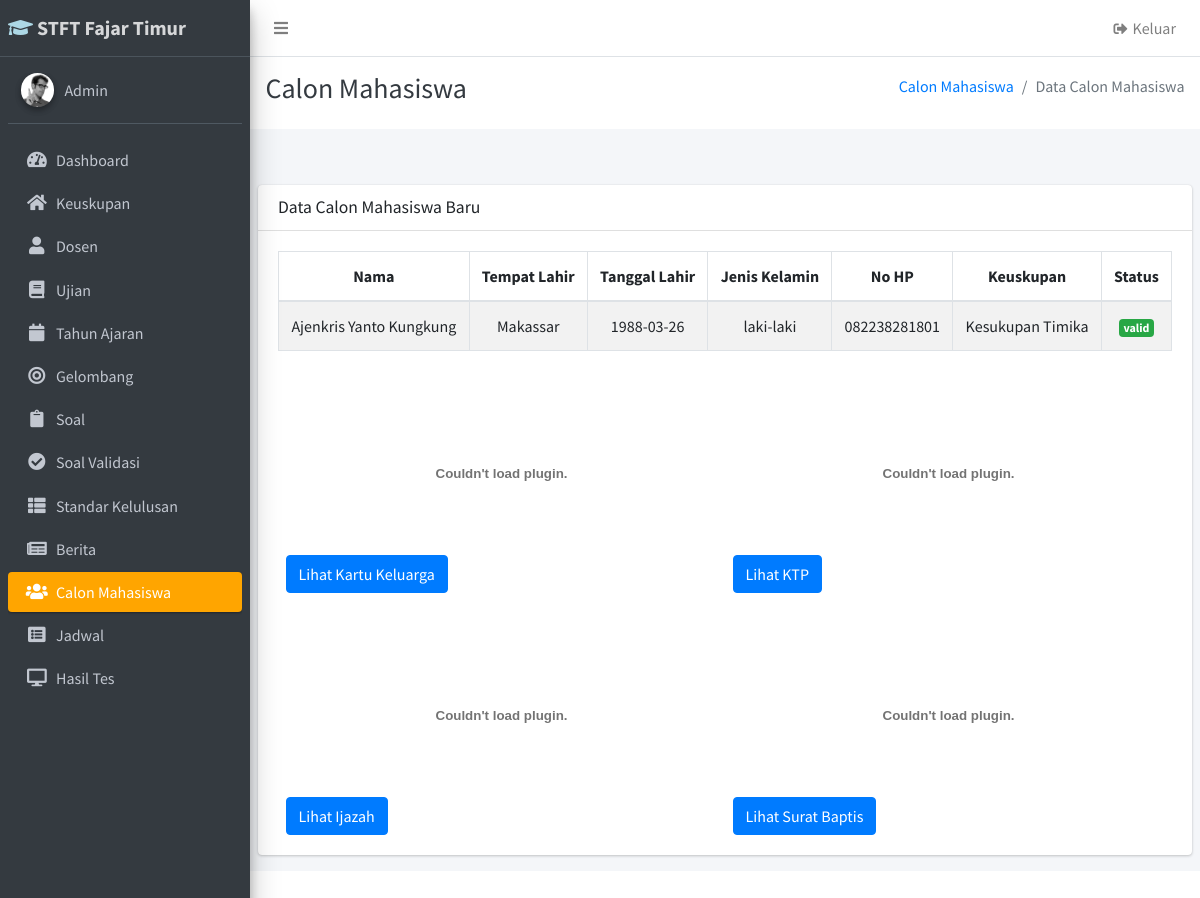
The page /admin/lihat_berkas/MB-618ca2c0d2559 on the database its author committed.
### tables this page shows
CREATE TABLE `data_diri` (
  `kd_maba` varchar(9) NOT NULL,
  `nama` varchar(100) NOT NULL,
  `username` varchar(10) NOT NULL,
  `password` varchar(10) NOT NULL,
  `tempat_lahir` varchar(50) NOT NULL,
  `tanggal_lahir` date NOT NULL,
  `jenis_kelamin` varchar(10) NOT NULL,
  `no_hp` varchar(12) NOT NULL,
  `kd_keuskupan` varchar(4) NOT NULL,
  `ktp` varchar(100) NOT NULL,
  `kartu_keluarga` varchar(100) NOT NULL,
  `surat_baptis` varchar(100) NOT NULL,
  `ijazah` varchar(100) NOT NULL,
  `kd_tahun_ajaran` varchar(255) DEFAULT NULL,
  `kd_gelombang` varchar(255) DEFAULT NULL,
  PRIMARY KEY (`kd_maba`)
);

CREATE TABLE `asal_keuskupan` (
  `kd_keuskupan` varchar(4) NOT NULL,
  `nama_keuskupan` varchar(100) NOT NULL,
  `alamat` text NOT NULL,
  PRIMARY KEY (`kd_keuskupan`)
);

### application/controllers/Admin.php (called while the page is built, shortened)
<?php
class Admin extends CI_Controller
{
    public function __construct()
    {
        $this->load->library('Mylib');
    }
    public function lihat_berkas($id)
    {
        $data['maba'] = $this->Admin_model->berkas($id);
        $data['user'] = $this->Maba_model->userLogin();
        $this->load->view('templates/admin/header');
        $this->load->view('templates/admin/sidebar', $data);
        $this->load->view('templates/admin/topbar');
        $this->load->view('admin/lihat_berkas', $data);
        $this->load->view('templates/admin/footer');
    }
}

### index.php (called while the page is built, shortened)
<?php
require_once BASEPATH.'core/CodeIgniter.php';

### application/models/Admin_model.php (called while the page is built, shortened)
<?php
class Admin_model extends CI_model
{
    public function berkas($id)
    {
        $this->db->select('*');
        $this->db->from('data_diri');
        $this->db->join('daftar', 'data_diri.kd_maba=daftar.kd_maba');
        $this->db->join('asal_keuskupan', 'data_diri.kd_keuskupan=asal_keuskupan.kd_keuskupan');
        $this->db->where('kd_daftar', $id);
        $result = $this->db->get()->row_array();
        return $result;
    }
}

### application/views/admin/lihat_berkas.php (the view, shortened to what this page needs)
<div class="content-wrapper">
<div class="content-header bg-white mb-2">
      <div class="container-fluid">
        <div class="row mb-2">
          <div class="col-sm-6">
            <h3 class="m-0 text-dark">Calon Mahasiswa</h3>
          </div>
          <div class="col-sm-6">
            <ol class="breadcrumb float-sm-right">
              <li class="breadcrumb-item"><a href="#">Calon Mahasiswa</a></li>
              <li class="breadcrumb-item active">Data Calon Mahasiswa</li>
            </ol>
          </div>
        </div>
      </div>
    </div>
    <section class="content">
      <div class="row">
        <div class="col-12">
        <br><br>
          <div class="card">
            <div class="card-header">
              <h3 class="card-title">Data Calon Mahasiswa Baru</h3>
            </div>
            <div class="card-body">
            <table class="table table-bordered table-striped">
                <thead class="text-center">
                <tr>
                  <th>Nama</th>
                  <th>Tempat Lahir</th>
                  <th>Tanggal Lahir</th>
                  <th>Jenis Kelamin</th>
                  <th>No HP</th>
                  <th>Keuskupan</th>
                  <th>Status</th>
                </tr>
                </thead>
                <tbody>
                <tr>
                  <td class="text-center"><?= $maba['nama'] ?></td>
                  <td class="text-center"><?= $maba['tempat_lahir'] ?></td>
                  <td class="text-center"><?= $maba['tanggal_lahir'] ?></td>
                  <td class="text-center"><?= $maba['jenis_kelamin'] ?></td>
                  <td class="text-center"><?= $maba['no_hp'] ?></td>
                  <td class="text-center"><?= $maba['nama_keuskupan'] ?></td>
                  <td class="text-center">
                  <?php if($maba['status_berkas']=='valid') { ?>
                    <span class="badge bg-success">valid</span>
                    <?php } elseif($maba['status_berkas']=='tidak valid') { ?>
                      <span class="badge bg-danger">tidak valid</span>
                    <?php } ?>
                  </td>
                </tr>
                </tbody>
              </table>
              <br><br>
              <div class="container-fluid">
                <div class="row">
                    <div class="col-lg-6">
                      <embed type="application/pdf" src="<?= site_url('assets/img/berkas/') . $maba['kartu_keluarga'] ?>" style="width:100%;"></embed>
                      <button type="button" class="btn btn-primary" id="kk" data-kartu="<?= $maba['kartu_keluarga'] ?>" data-toggle="modal" data-target=".bd-example-modal-lg">Lihat Kartu Keluarga</button>
                      <br><br><br>
                    </div>
                    <div class="col-lg-6">
                  <embed type="application/pdf" src="<?= site_url('assets/img/berkas/') . $maba['ktp'] ?>" style="width:100%;"></embed>
                  <button type="button" class="btn btn-primary" id="ktp" data-ktp="<?= $maba['ktp'] ?>" data-toggle="modal" data-target=".bd-example-modal-lg">Lihat KTP</button>
                   </div>
                </div>
                <div class="row">
                   <div class="col-lg-6">
                    <embed type="application/pdf" src="<?= site_url('assets/img/berkas/') . $maba['ijazah'] ?>" style="width:100%;"></embed>
                    <button type="button" class="btn btn-primary" id="ijazah" data-ijazah="<?= $maba['ijazah'] ?>" data-toggle="modal" data-target=".bd-example-modal-lg">Lihat Ijazah</button>
                    </div>
                    <div class="col-lg-6">
                       <embed type="application/pdf" src="<?= site_url('assets/img/berkas/') . $maba['surat_baptis'] ?>" style="width:100%;"></embed>
                       <button type="button" class="btn btn-primary" id="surat_baptis" data-surat_baptis="<?= $maba['surat_baptis'] ?>" data-toggle="modal" data-target=".bd-example-modal-lg">Lihat Surat Baptis</button>
                    </div>
                  </div>
              </div>
            </div>
          </div>
        </div>
      </div>
    </section>
  </div>

### rows shown on the page
data_diri: nama "Ajenkris Yanto Kungkung", tempat_lahir "Makassar", tanggal_lahir "1988-03-26", jenis_kelamin "laki-laki", no_hp "082238281801", kd_keuskupan.nama_keuskupan "Kesukupan Timika"
